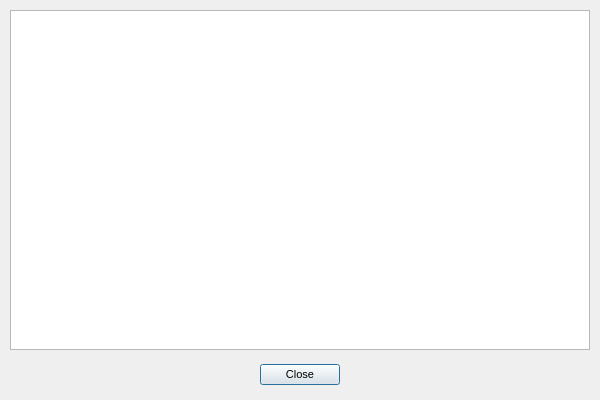
<?xml version="1.0" encoding="UTF-8"?>
<ui version="4.0">
    <class>SolutionDialog</class>
    <widget class="QDialog" name="SolutionDialog">
        <property name="geometry">
            <rect>
                <x>0</x>
                <y>0</y>
                <width>600</width>
                <height>400</height>
            </rect>
        </property>
        <property name="font">
            <font>
                <pointsize>8</pointsize>
            </font>
        </property>
        <property name="windowTitle">
            <string>Решение</string>
        </property>
        <widget class="QDialogButtonBox" name="buttonBox">
            <property name="geometry">
                <rect>
                    <x>10</x>
                    <y>360</y>
                    <width>580</width>
                    <height>30</height>
                </rect>
            </property>
            <property name="orientation">
                <enum>Qt::Horizontal</enum>
            </property>
            <property name="standardButtons">
                <set>QDialogButtonBox::Close</set>
            </property>
            <property name="centerButtons">
                <bool>true</bool>
            </property>
        </widget>
        <widget class="QTextBrowser" name="textBrowser">
            <property name="geometry">
                <rect>
                    <x>10</x>
                    <y>10</y>
                    <width>580</width>
                    <height>340</height>
                </rect>
            </property>
        </widget>
    </widget>
    <resources/>
    <connections>
        <connection>
            <sender>buttonBox</sender>
            <signal>accepted()</signal>
            <receiver>SolutionDialog</receiver>
            <slot>accept()</slot>
            <hints>
                <hint type="sourcelabel">
                    <x>248</x>
                    <y>254</y>
                </hint>
                <hint type="destinationlabel">
                    <x>157</x>
                    <y>274</y>
                </hint>
            </hints>
        </connection>
        <connection>
            <sender>buttonBox</sender>
            <signal>rejected()</signal>
            <receiver>SolutionDialog</receiver>
            <slot>reject()</slot>
            <hints>
                <hint type="sourcelabel">
                    <x>316</x>
                    <y>260</y>
                </hint>
                <hint type="destinationlabel">
                    <x>286</x>
                    <y>274</y>
                </hint>
            </hints>
        </connection>
    </connections>
</ui>
